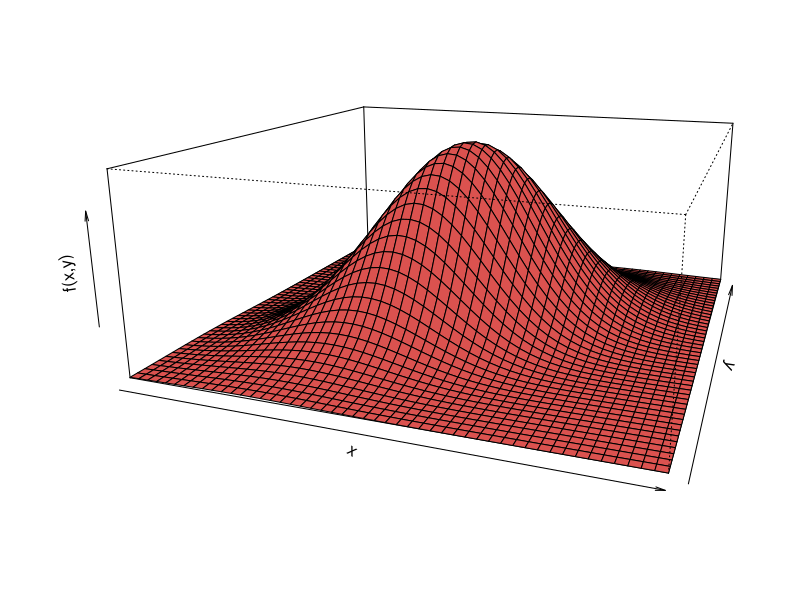
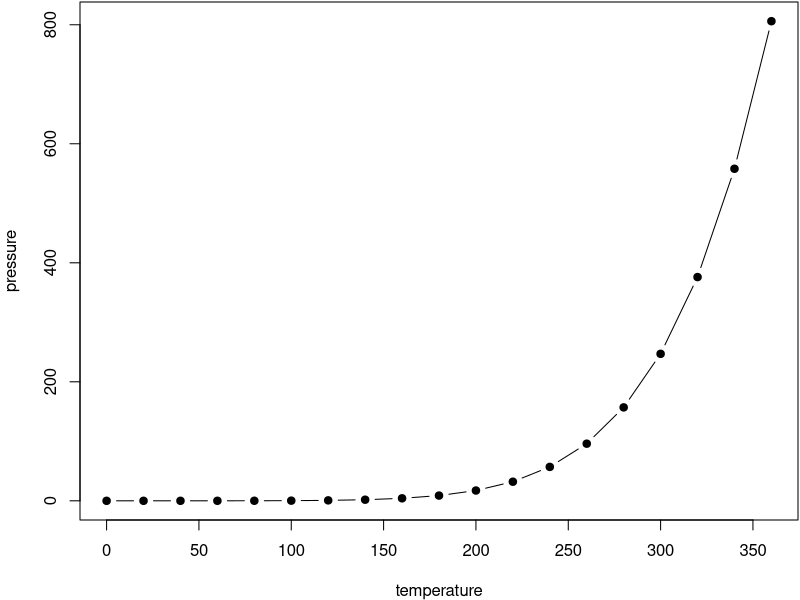

These figures' R source, in order:
## ---- chunk 1
# tomada de:
# http://pj.freefaculty.org/R/WorkingExamples/plot-3d-MVNormal-1.R
library("mvtnorm")

N=50
x <- seq(-3,3, length=N)
y <- seq(-3,3,length=N)
z <- matrix(0, N, N)
for (i in 1:N) for (j in 1:N) {
  z[i,j]=dmvnorm(c(x[i],y[j]), c(0,0),
        matrix(c(1,0.5,0.5,1),2,2))}
 persp(x,y,z,theta=20, phi=15, 
       xlab="x", 
       ylab="y", 
       zlab="f(x,y)",
       scale=TRUE,
       expand=.4,
       axes=TRUE,
       col="#db524f")
## ---- chunk 2
par(mar = c(4, 4, .1, .1))
plot(pressure, type = 'b', pch = 19)
## ---- chunk 3
knitr::kable(
  head(pressure, 10), caption = 'Here is a nice table!',
  booktabs = TRUE
)
